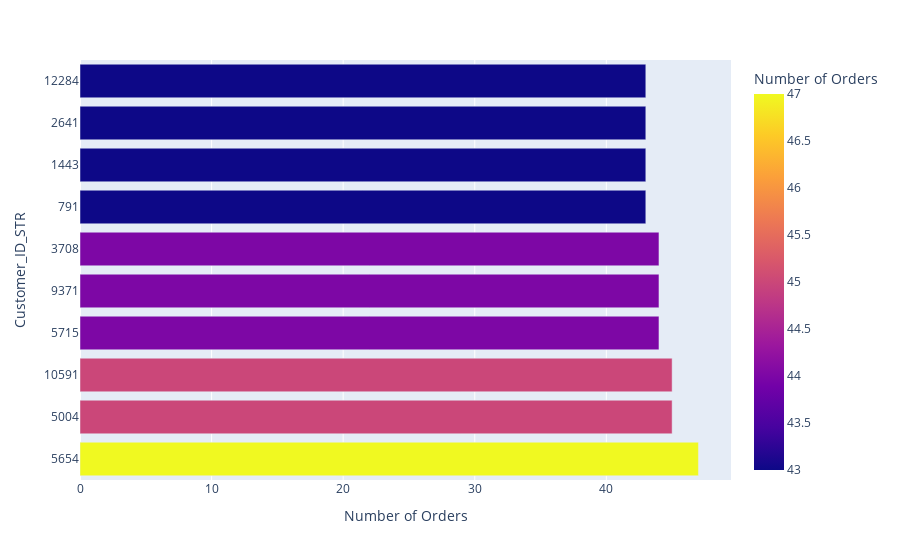

Notebook code for this chart:
### Markdown cell above
#### Top 10 customers based on number of orders

### Code cell
df1['Customer_ID_STR'] = df1['Customer Id'].astype(str)
data_customers = df1.groupby(['Customer_ID_STR'])['Order Id'].count().reset_index(name = 'Number of Orders').sort_values(by = 'Number of Orders',
                                                                                                                         ascending = False)
px.bar(data_customers.head(10),x ='Number of Orders', y = 'Customer_ID_STR' , color = 'Number of Orders')

### Figure 1 — Plotly figure (JSON) as saved in the notebook; plotly's stock layout.template omitted (floating-point values rounded to 4 significant figures)
{"data": [{"alignmentgroup": "True", "hovertemplate": "Number of Orders=%{marker.color}<br>Customer_ID_STR=%{y}<extra></extra>", "legendgroup": "", "marker": {"color": [47, 45, 45, 44, 44, 44, 43, 43, 43, 43], "coloraxis": "coloraxis", "pattern": {"shape": ""}}, "name": "", "offsetgroup": "", "orientation": "h", "showlegend": false, "textposition": "auto", "type": "bar", "x": [47, 45, 45, 44, 44, 44, 43, 43, 43, 43], "xaxis": "x", "y": ["5654", "5004", "10591", "5715", "9371", "3708", "791", "1443", "2641", "12284"], "yaxis": "y"}], "layout": {"barmode": "relative", "coloraxis": {"colorbar": {"title": {"text": "Number of Orders"}}, "colorscale": [[0, "#0d0887"], [0.1111, "#46039f"], [0.2222, "#7201a8"], [0.3333, "#9c179e"], [0.4444, "#bd3786"], [0.5556, "#d8576b"], [0.6667, "#ed7953"], [0.7778, "#fb9f3a"], [0.8889, "#fdca26"], [1, "#f0f921"]]}, "legend": {"tracegroupgap": 0}, "margin": {"t": 60}, "xaxis": {"anchor": "y", "domain": [0, 1], "title": {"text": "Number of Orders"}}, "yaxis": {"anchor": "x", "domain": [0, 1], "title": {"text": "Customer_ID_STR"}}}}
